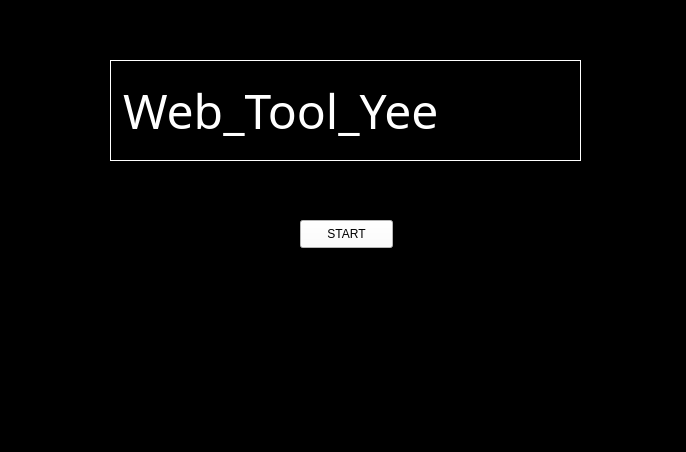
<?xml version="1.0" encoding="UTF-8"?>
<ui version="4.0">
 <class>MainWindow</class>
 <widget class="QMainWindow" name="MainWindow">
  <property name="geometry">
   <rect>
    <x>0</x>
    <y>0</y>
    <width>686</width>
    <height>452</height>
   </rect>
  </property>
  <property name="windowTitle">
   <string>MainWindow</string>
  </property>
  <property name="styleSheet">
   <string notr="true">background-color:rgb(0, 0, 0);</string>
  </property>
  <widget class="QWidget" name="centralwidget">
   <widget class="QProgressBar" name="progressBar">
    <property name="geometry">
     <rect>
      <x>60</x>
      <y>300</y>
      <width>601</width>
      <height>31</height>
     </rect>
    </property>
    <property name="styleSheet">
     <string notr="true">QProgressBar {
    background: rgb(0, 0, 0);       /* 배경색 */
}
</string>
    </property>
    <property name="maximum">
     <number>100</number>
    </property>
    <property name="value">
     <number>0</number>
    </property>
   </widget>
   <widget class="QLabel" name="label">
    <property name="geometry">
     <rect>
      <x>110</x>
      <y>60</y>
      <width>471</width>
      <height>101</height>
     </rect>
    </property>
    <property name="font">
     <font>
      <family>Algerian</family>
      <pointsize>36</pointsize>
     </font>
    </property>
    <property name="styleSheet">
     <string notr="true">QLabel {
    background-color: black;
    color: white;
	border: 1px solid white;
}
</string>
    </property>
    <property name="text">
     <string>Web_Tool_Yee</string>
    </property>
   </widget>
   <widget class="QPushButton" name="butn">
    <property name="geometry">
     <rect>
      <x>300</x>
      <y>220</y>
      <width>93</width>
      <height>28</height>
     </rect>
    </property>
    <property name="styleSheet">
     <string notr="true">QPushButton {
        background-color: white;  /* 배경색 흰색 */
        color: black;             /* 글자색 검정 */
    }
    QPushButton:hover {
        background-color: #f9f9f9;  /* 마우스 올릴 때 연한 회색 */
    }
    QPushButton:pressed {
        background-color: #e6e6e6;  /* 눌렀을 때 더 진한 회색 */
    }</string>
    </property>
    <property name="text">
     <string>START</string>
    </property>
   </widget>
  </widget>
  <widget class="QMenuBar" name="menubar">
   <property name="geometry">
    <rect>
     <x>0</x>
     <y>0</y>
     <width>686</width>
     <height>26</height>
    </rect>
   </property>
  </widget>
  <widget class="QStatusBar" name="statusbar"/>
 </widget>
 <resources/>
 <connections/>
</ui>
